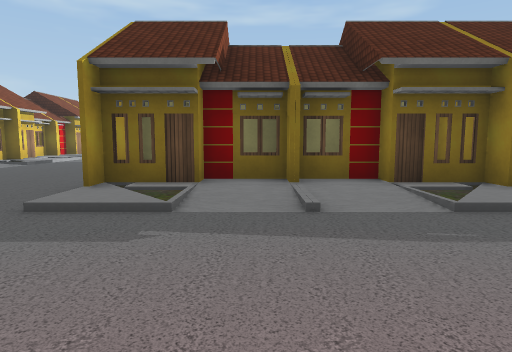
[1] (above)

24 first-person views from a walk through a scene from a Unity 3-D project. The camera is 1.5 m above the floor, tilts 6° down and sees 75° across. The floor is counted in squares, 2 m on a side. Each view is taken from the middle of a square. On the plan, view 1 faces up. The plan holds only what a view shows up to about 11 squares ahead; the rest is blank. The place goes on beyond the plan. The player is left out. Some surface patterns are stand-ins.

[2]
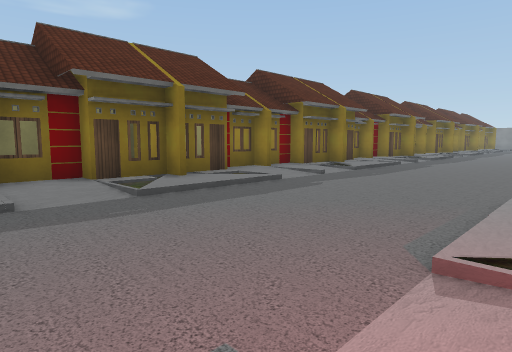

[3]
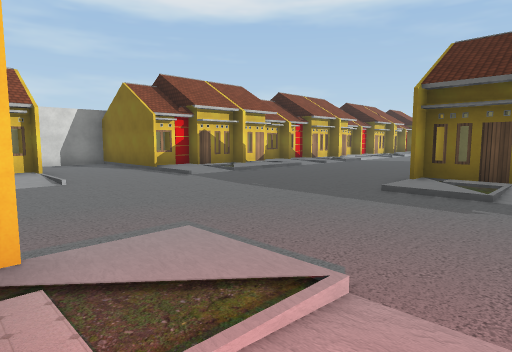

[4]
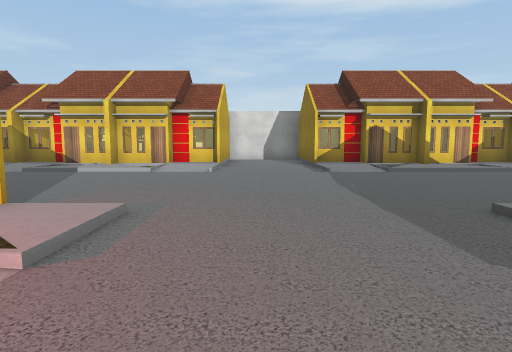

[5]
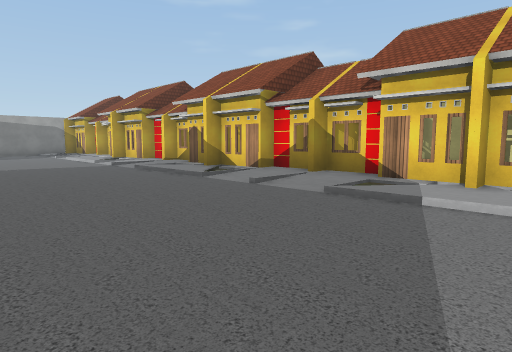

[6]
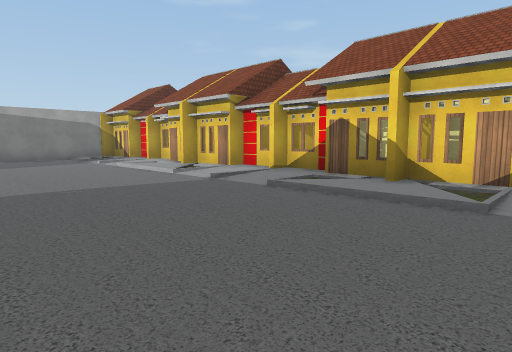

[7]
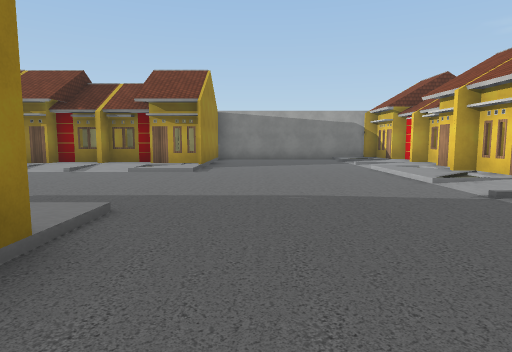

[8]
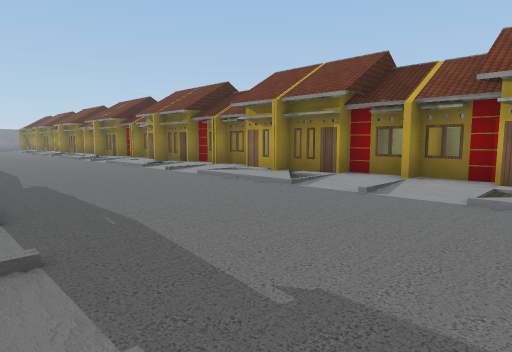

[9]
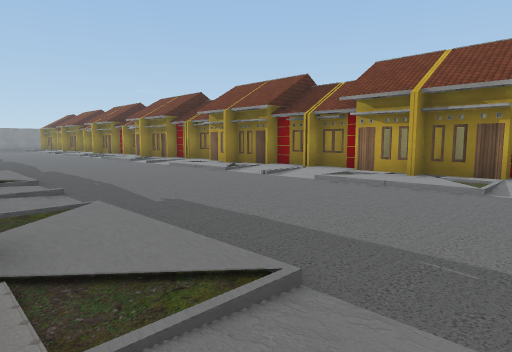

[10]
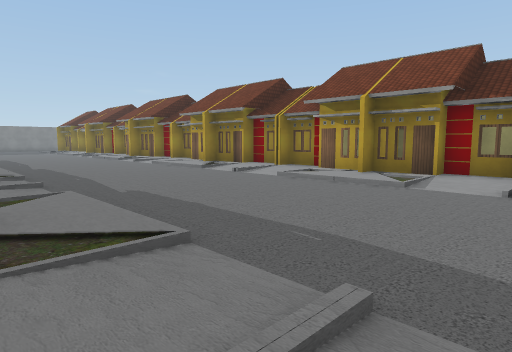

[11]
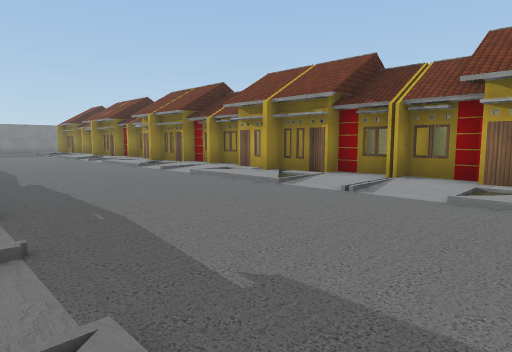

[12]
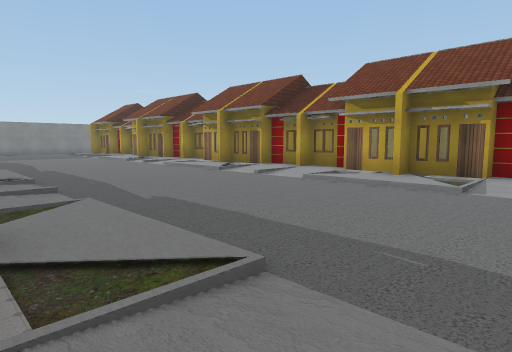

[13]
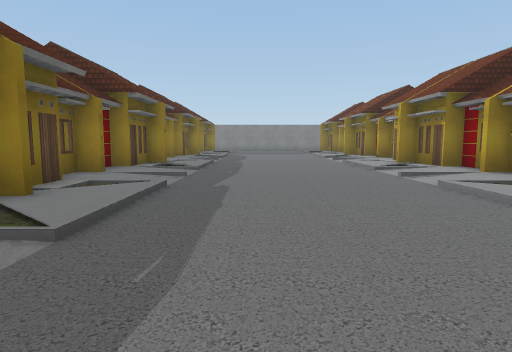

[14]
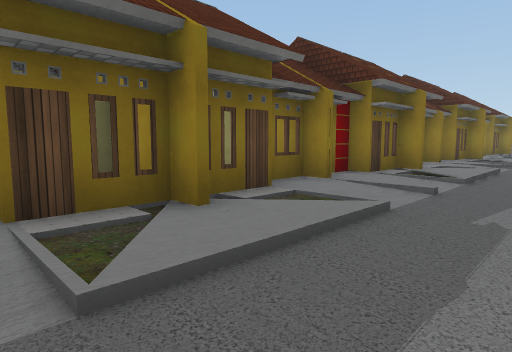

[15]
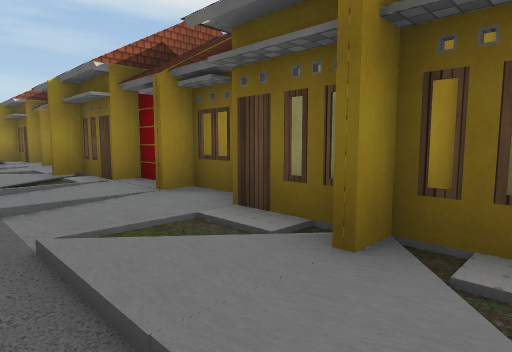

[16]
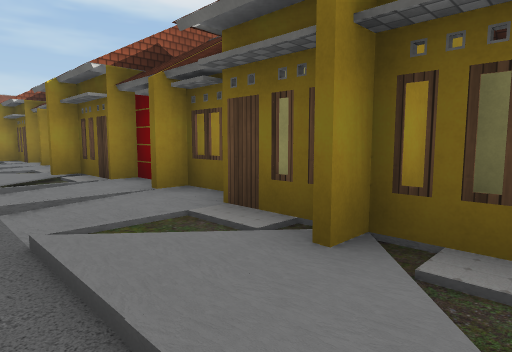

[17]
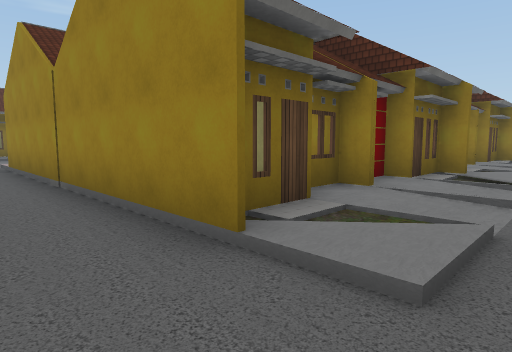

[18]
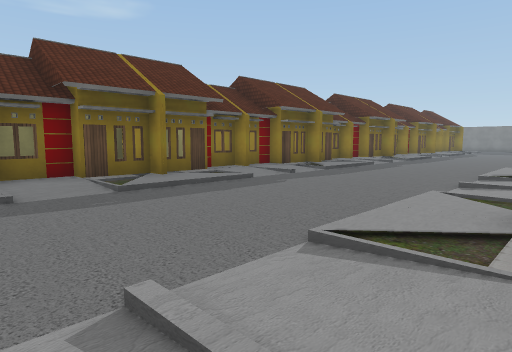

[19]
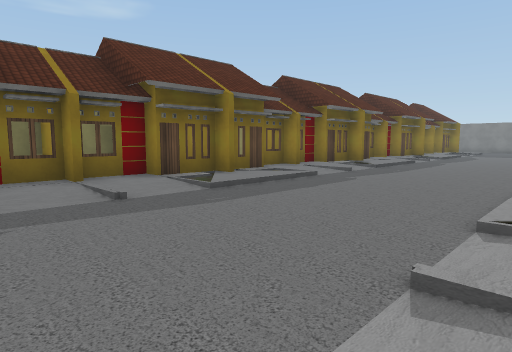

[20]
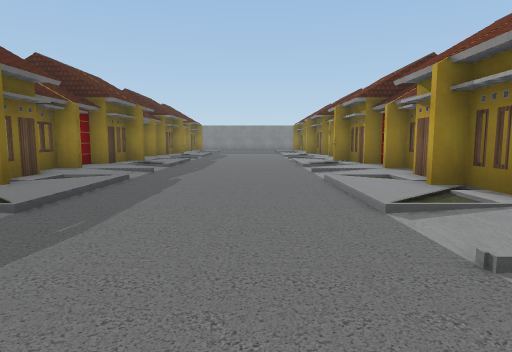

[21]
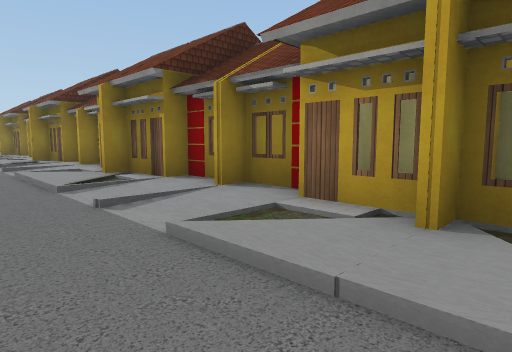

[22]
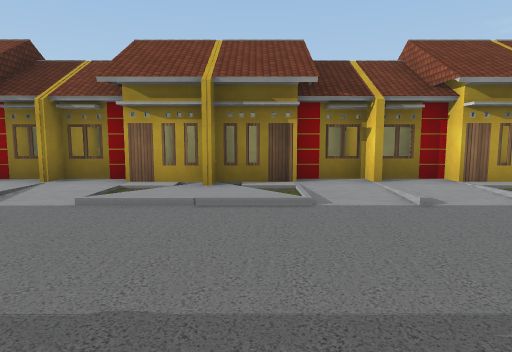

[23]
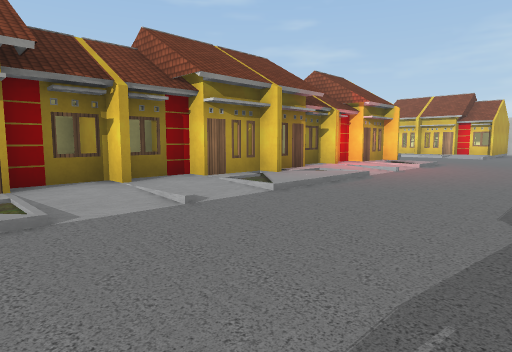

[24]
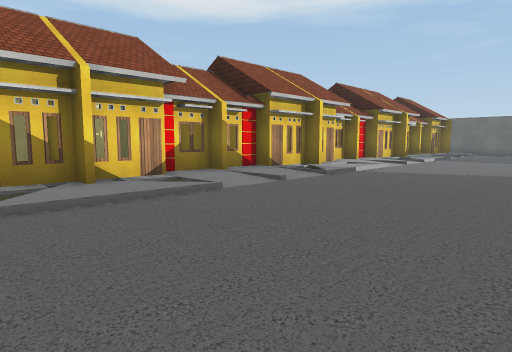

### Floor plan
Key: @ floor where view 1 was taken; # wall or solid block; . main floor; : floor 0.25 m higher than the main floor; / step, stairs or slope.
Columns run from 10 left of view 1 to 25 right of it. Each row starts with its distance up from view 1.
 16     ..
 15   //..
 14   .....
 13  #./...
 12 ##:/...
 11 ##./...
 10 #:.....
  9 ##//...
  8 #:......
  7 ##./....##
  6 ##:/....#########################
  5 ##:/....#:::::#:::::#:::::#:::::#
  4 #:......:/../::../.::../.:::./.::
  3 ##//.............................
  2 ..................................
  1 ..................................
  0 ##//......@......................
 -1 #:......:/../::../.:/../.:/../../
 -2 ##./....##::::##:/:###:/:###:/:##
 -3 ##:/....###################  ###
 -4 ##./....#
 -5 #:......#
 -6 ##//....#
 -7 #:......#
 -8 ##./....#
 -9 ##:/....#########################  #
-10 ##:/....#:::::#::/::#:::::#:::::#:::
-11 #://....:/../::../.::../.:::./..::./
-12 ##..................................
-13 #:..................................
-14 ##//...............................
-15  #:/..............................
-16  #:/....//..////././//././//././//
-17 ##//....:.../::../..:../../..:../.
-18 #:......##:#####:#:###:#:###:#:##
-19 ## .....#  #####################

Where each view was taken, in squares from view 1:
view 1: 0 up, 0 right, facing up
view 2: 1 down, 0 right, facing up-right
view 3: 2 down, 0 right, facing up-left
view 4: 1 up, 1 right, facing left
view 5: 2 down, 3 left, facing down-left
view 6: 7 down, 3 left, facing down-left
view 7: 8 down, 4 left, facing down
view 8: 11 down, 2 left, facing down-right
view 9: 10 down, 1 right, facing down-right
view 10: 10 down, 6 right, facing down-right
view 11: 11 down, 10 right, facing down-right
view 12: 10 down, 13 right, facing down-right
view 13: 13 down, 12 right, facing right
view 14: 13 down, 14 right, facing up-right
view 15: 12 down, 17 right, facing up-left
view 16: 12 down, 11 right, facing up-left
view 17: 12 down, 4 left, facing up-right
view 18: 2 down, 6 right, facing up-right
view 19: 1 down, 11 right, facing up-right
view 20: 1 up, 11 right, facing right
view 21: 1 up, 9 right, facing down-right
view 22: 4 up, 9 right, facing down
view 23: 3 up, 9 right, facing down-left
view 24: 4 up, 3 left, facing up-left
